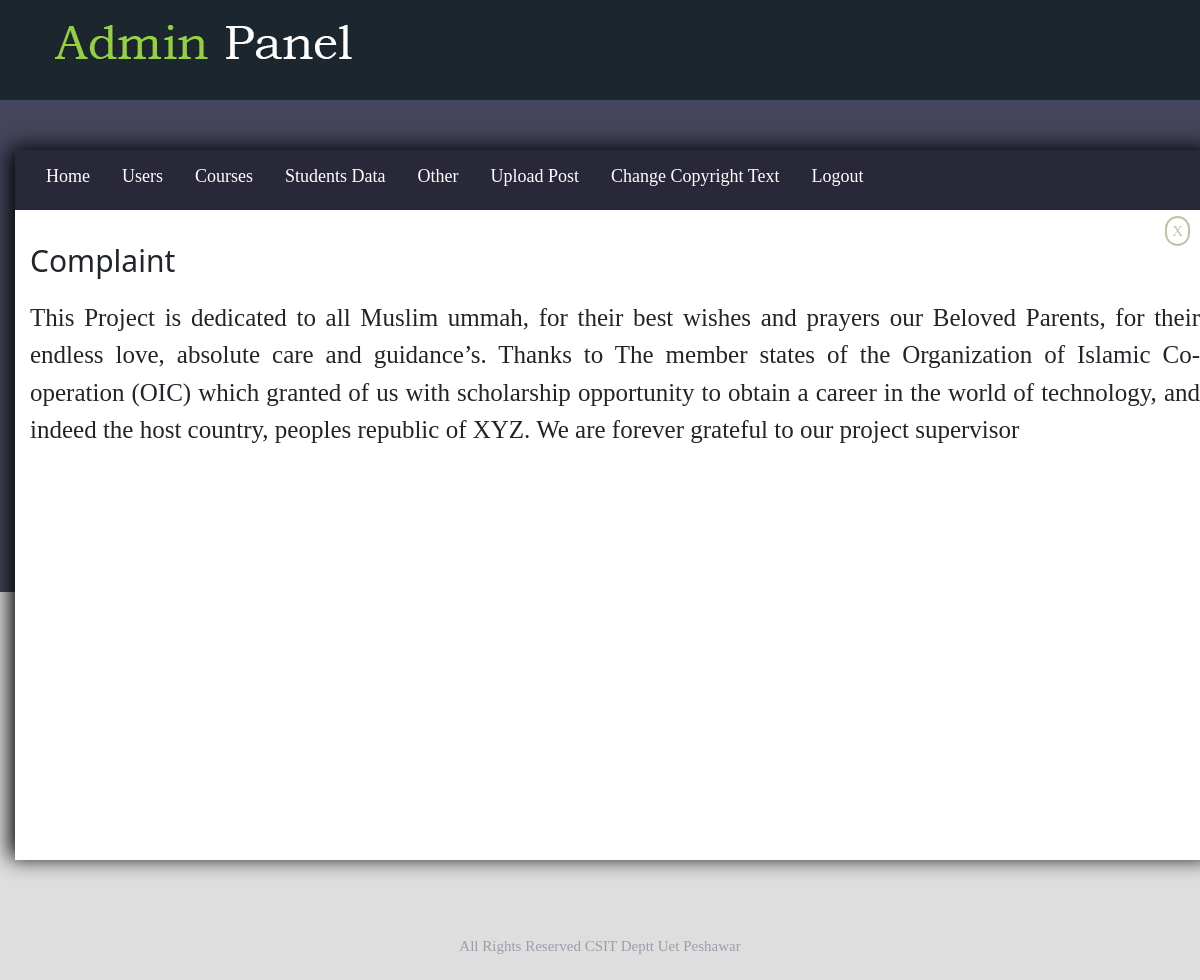
Page /admin/index.php?more=1 (signed in) on the committed database.
### tables this page shows
CREATE TABLE `complaint` (
  `id` int(11) NOT NULL,
  `std_id` int(11) NOT NULL,
  `title` varchar(50) NOT NULL,
  `description` text NOT NULL
);

CREATE TABLE `copyright` (
  `id` int(11) NOT NULL,
  `copyright` varchar(255) NOT NULL
);

### admin/DataManager.php (called while the page is built, shortened)
 <?php
 	class databaseConnection {
		public function __construct() {
			$this->conn = new mysqli("localhost","root","","csit");
		}
 	}
 	class copyRight extends databaseConnection {
 		public function getCopyRight() {
 			$this->query = "SELECT * FROM copyright";
 			$this->run = mysqli_query($this->conn,$this->query);
 			if($this->run) {
 				$data = mysqli_fetch_array($this->run);
 				return $data['copyright'];
 			}
 		}
 	}
class complaint extends databaseConnection {
	public function getComplaintOnId($id) {
		$this->query=  "SELECT * FROM complaint WHERE id=$id";
		$this->run = mysqli_query($this->conn,$this->query);
		if($this->run) {
			$data = mysqli_fetch_array($this->run);
			return $data;
		} else {
			echo "<script>alert('Internal Problem Occured')</script>";
		}
	}
}
  ?>

### admin/readMoreComplaint.php (the view, shortened to what this page needs)
<?php
	$obj = new complaint();
	$id = $_GET['more'];
	$record = $obj->getComplaintOnId($id);
 ?>
 <!DOCTYPE html>
 <html>
 <head>
 </head>
 <body>
 	<div id="cross">
		<a title="Close" href="index.php?complaint">X</a>
	</div>
 	<div id="content">
 		<h2><?php echo $record['title']; ?></h2>
 		<div id="desc"><?php echo $record['description']; ?></div>
 	</div>
 </body>
 </html>

### admin/includes/footer.php
<?php
	$copy = new copyRight();
 ?>
		<footer id="footer-section" class="row">
			<div class="col-md-12"><?php echo $copy->getCopyRight(); ?></div>
		</footer>

### admin/css/w3.css (style rules this page uses)
*,*:before,*:after { box-sizing:inherit }
html { -ms-text-size-adjust:100%;-webkit-text-size-adjust:100% }
body { margin:0 }
article,aside,details,figcaption,figure,footer,header,main,menu,nav,section { display:block }
a { background-color:transparent }
html,body { font-family:Verdana,sans-serif;font-size:15px;line-height:1.5 }
html { overflow-x:hidden }
h2 { font-size:30px }
h1,h2,h3,h4,h5,h6 { font-family:"Segoe UI",Arial,sans-serif;font-weight:400;margin:10px 0 }
a { color:inherit }

### admin/css/style.css (style rules this page uses)
* { margin: 0; padding: 0; }
body { background-image: url(../resources/body-background.jpg); background-color: #dedede; background-repeat: repeat-x; font-family: "sans serif"; height: 500px; }
#footer-section { height: 50px; }
#footer-section div { margin-top: 5px; text-align: center; color: #9d9daa; }

### admin/readMoreComplaint.php (style rules this page uses)
h2 , #desc { margin-bottom: 20px; }
#desc { text-align: justify; font-size: 25px; }
#cross { margin-top: 10px; text-align: right; padding-right: 10px; }
#cross a { border: 2px solid #c2c2a3; padding: 5px; color: #c2c2a3; border-radius: 20px; }

### rows in the picture
complaint: title "Complaint", description "This Project is dedicated to all Muslim ummah, for their best wishes and prayers our Beloved Parents, for their endless love, absolute care and guidance’s. Thanks to The member states of the Organization of Islamic Co-operation (OIC) which granted of us with scholarship opportunity to obtain a career in the world of technology, and indeed the host country, peoples republic of XYZ. We are forever grateful to our project supervisor"
copyright: copyright "All Rights Reserved CSIT Deptt Uet Peshawar"
